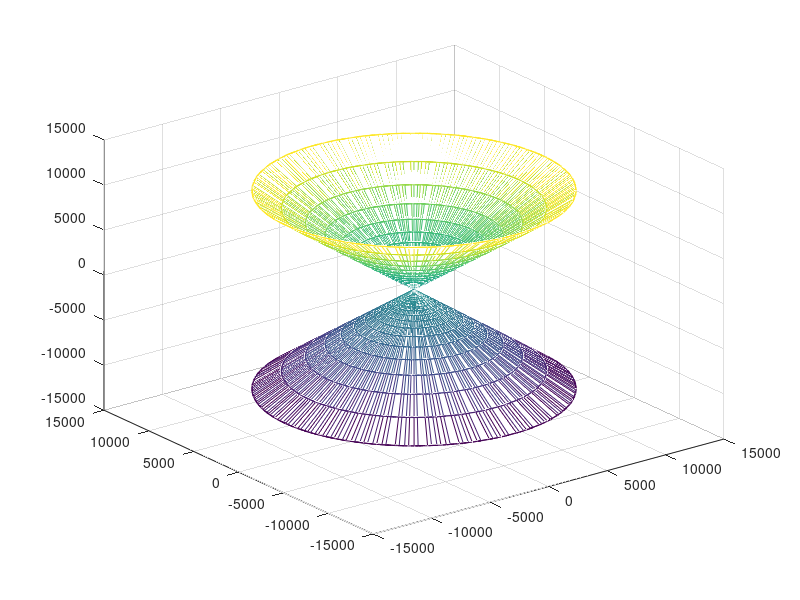

The MATLAB source for this figure:
a=1;
b=2;
c=3;
d=4;
x = linspace(-5,5,100);
y = linspace(-5,5,100);
[X,Y] = meshgrid(x,y);
Z = (a*X + b*Y + d)/c;
surf(X,Y,Z)
%%
a = 1;
x = linspace(-5,5,100);
y = linspace(-5,5,100);
[X,Y] = meshgrid(x,y);
Z = a*sin(X.^2+Y.^2)./sqrt(X.^2+Y.^2);
mesh(X,Y,Z)
%%
a=1;
[X, Y] = meshgrid(-10:0.2:10, -10:0.2:10);
Z = a*X.*exp(-X.*X-Y.*Y);
surfc(X,Y,Z)
%%
a = 1;
[u,v] = meshgrid(-10:0.2:10, -10:0.2:10);
x = a*sinh(u).*cos(v);
y = a*sinh(u).*sin(v);
z = -cosh(u);
mesh(x,y,z)
hold on
x1 = a*sinh(u).*cos(v);
y1 = a*sinh(u).*sin(v);
z1 = cosh(u);
mesh(x1, y1, z1)
%%
a = 9;
b = 16;
[u,v] = meshgrid(0:0.1:2*pi, -pi/2:0.1:pi/2);
x = a*cos(u).*cos(v);
y = a*sin(u).*cos(v);
z = b*sin(v);
mesh(x,y,z)
%%
[u,v] = meshgrid(0:0.1:2*pi, -1/2:0.1:1/2);
x = (1+v.*cos(0.5*u)).*cos(u);
y = (1+v.*cos(0.5.*u)).*sin(u);
z = v.*sin(0.5.*u);
mesh(x,y,z)
%%







